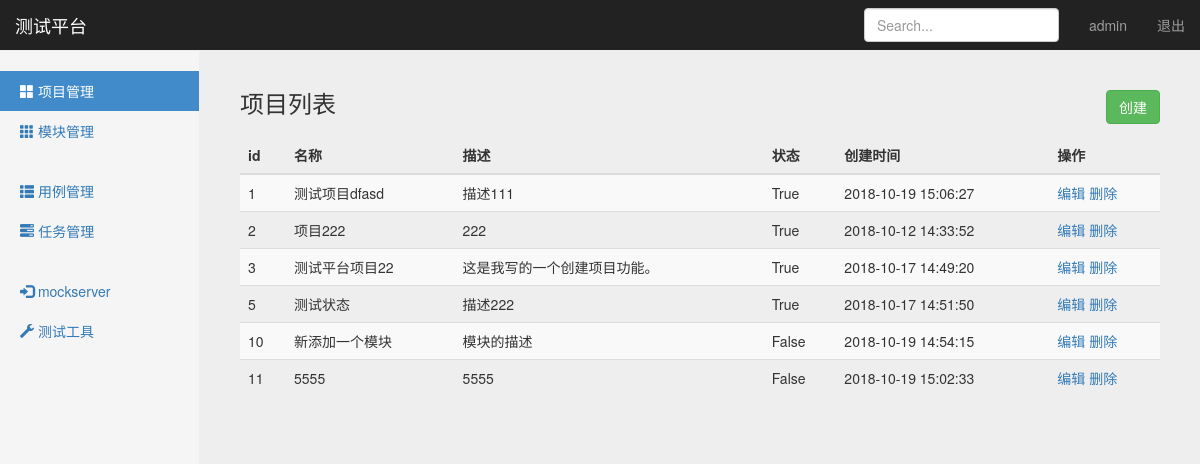
Page /manage/project_manage/ (signed in) on the earlier database version.
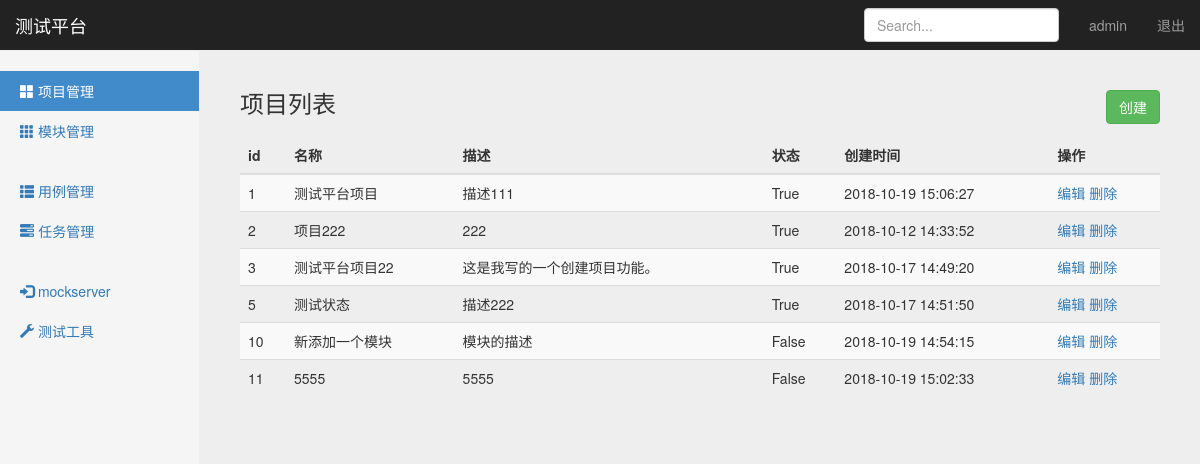
Same page on the later database version.
### project_app/models.py (models this page shows, shortened)
class Project(models.Model):
    name = models.CharField("名称", max_length=100, blank=False, default="")
    describe = models.TextField("描述", default="")
    status = models.BooleanField("状态：", default=True)
    create_time = models.DateTimeField("创建时间", auto_now_add=True)

### project_app/views/project_views.py (the view)
# urls.py: path('project_manage/', project_views.project_manage),
@login_required
def project_manage(request):
    username = request.session.get('user1', '')
    project_all = Project.objects.all()
    return render(request, "project_manage.html", {
        "user": username,
        "projects": project_all,
        "type": "list"
    })

### templates/project_manage.html (shortened to what this page needs)
{% extends "base.html" %}
{% block content %}
    <nav class="navbar navbar-inverse navbar-fixed-top">
        <div class="container-fluid">
            <div class="navbar-header">
                <a class="navbar-brand" href="#">测试平台</a>
            </div>
            <div id="navbar" class="navbar-collapse collapse">
                <ul class="nav navbar-nav navbar-right">
                    <li><a href="#">{{ user }}</a></li>
                    <li><a href="/logout/">退出</a></li>
                </ul>
                <form class="navbar-form navbar-right">
                    <input type="text" class="form-control" placeholder="Search...">
                </form>
            </div>
        </div>
    </nav>
    <div class="container-fluid">
        <div class="row">
            <div class="col-sm-3 col-md-2 sidebar">
                <ul class="nav nav-sidebar">
                    <li class="active"><a href="#">
                        <span class="glyphicon glyphicon-th-large"></span> 项目管理</a>
                    </li>
                    <li><a href="/manage/module_manage/">
                        <span class="glyphicon glyphicon-th"></span> 模块管理</a>
                    </li>
                </ul>
                <ul class="nav nav-sidebar">
                    <li><a href="/interface/case_manage/">
                        <span class="glyphicon glyphicon-th-list"></span> 用例管理</a>
                    </li>
                    <li><a href="/interface/task_manage/">
                        <span class="glyphicon glyphicon-tasks"></span> 任务管理</a>
                    </li>
                </ul>
                <ul class="nav nav-sidebar">
                    <li><a href="#">
                        <span class="glyphicon glyphicon-log-in"></span> mockserver</a>
                    </li>
                    <li><a href="#">
                        <span class="glyphicon glyphicon-wrench"></span> 测试工具</a>
                    </li>
                </ul>
            </div>
            {% if type == 'list'%}
            <div class="col-sm-9 col-sm-offset-3 col-md-10 col-md-offset-2 main">
                <h3 class="sub-header" >项目列表
                    <button type="button" class="btn btn-success"
                    style="float: right;"
                    onclick="window.location.href='/manage/add_project/'">创建</button>
                </h3>
                <div class="table-responsive">
                    <table class="table table-striped">
                        <thead>
                            <tr>
                                <th>id</th>
                                <th>名称</th>
                                <th>描述</th>
                                <th>状态</th>
                                <th>创建时间</th>
                                <th>操作</th>
                            </tr>
                        </thead>
                        <tbody>
                            {% for project in projects %}
                            <tr>
                                <td>{{ project.id }}</td>
                                <td>{{ project.name }}</td>
                                <td>{{ project.describe }}</td>
                                <td>{{ project.status }}</td>
                                <td>{{ project.create_time | date:"Y-m-d H:i:s" }}</td>
                                <td>
                                    <a href="/manage/edit_project/{{project.id}}/">编辑</a>
                                    <a href="/manage/delete_project/{{project.id}}/">删除</a>
                                </td>
                            </tr>
                            {% endfor %}
                        </tbody>
                    </table>
                </div>
            </div>
            {% endif %}
        </div>
    </div>
{% endblock %}

Differences in the rows shown:
changed Project "描述111": name "测试项目dfasd" → "测试平台项目"
